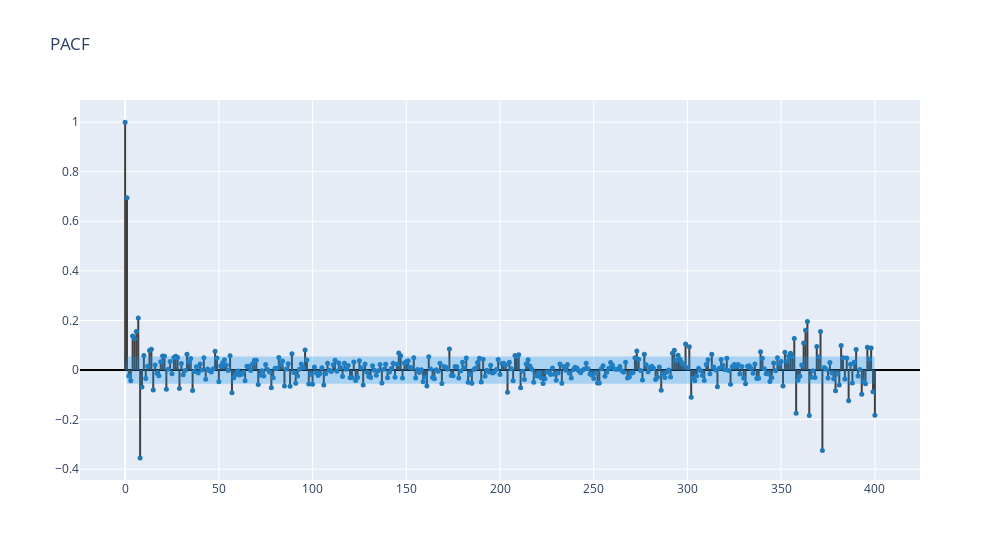

Write notebook code for a chart like this one.
### Code cell
PACF_array = pacf(ts_company, alpha=0.05, nlags=400)
PACF_lower = PACF_array[1][:,0] - PACF_array[0]
PACF_upper = PACF_array[1][:,1] - PACF_array[0]

fig = go.Figure()
[fig.add_scatter(x=(x,x), y=(0,PACF_array[0][x]), mode='lines',line_color='#3f3f3f') 
    for x in range(len(PACF_array[0]))]
fig.add_scatter(x=np.arange(len(PACF_array[0])), y=PACF_array[0], mode='markers', marker_color='#1f77b4',
                marker_size=5)
fig.add_scatter(x=np.arange(len(PACF_array[0])), y=PACF_upper, mode='lines', line_color='rgba(255,255,255,0)')
fig.add_scatter(x=np.arange(len(PACF_array[0])), y=PACF_lower, mode='lines',fillcolor='rgba(32, 146, 230,0.3)',
        fill='tonexty', line_color='rgba(255,255,255,0)')
fig.update_traces(showlegend=False)
fig.update_yaxes(zerolinecolor='#000000')
fig.update_layout(title='PACF', width=1000)
fig.show()
